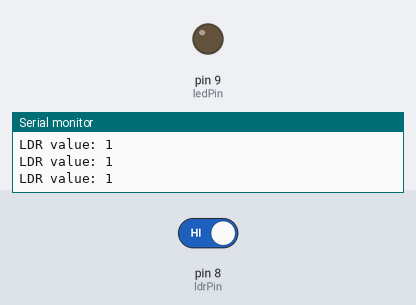
Bench run of a sketch on a simulated Arduino Uno, built with avr-gcc and run on an emulated ATmega328P. Parts: output pins drawn as LEDs (lit = HIGH), the last lines printed to the serial monitor. The test bench sets the inputs (shaded band); at power-on: pin 8 (ldrPin) HIGH.

Above: at 1.2 s.
1.3 s: pin 8 (ldrPin) driven LOW
At 2.2 s:
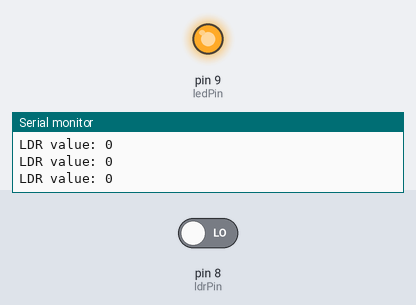
2.8 s: pin 8 (ldrPin) driven HIGH
At 3.4 s:
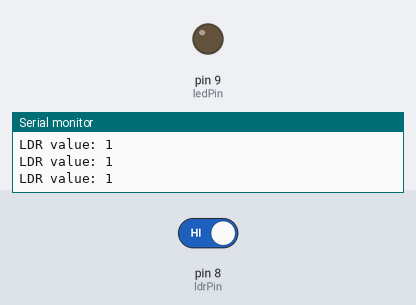
Timing chart, 0 to 5.8 s (numbered marks = the images above; inputs shaded):
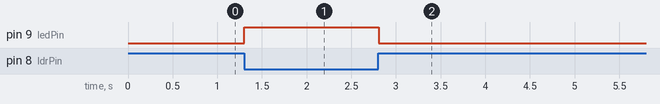

Measured:
- after the input at 1.3 s, pin 9 (ledPin): LOW → HIGH at once
- after the input at 2.8 s, pin 9 (ledPin): HIGH → LOW at once

The sketch:

11b._Automatic_LED_control.ino
```cpp
// Define the pin numbers for the LED and LDR sensor
const int ledPin = 9;
const int ldrPin = 8;

void setup() {
  // Start the serial communication at 9600 bits per second
  Serial.begin(9600);
  // Set the LDR pin as an input
  pinMode(ldrPin,INPUT);
  // Set the LED pin as an output pin
  pinMode(ledPin, OUTPUT);
}

void loop() {
  // Read the value of the LDR sensor
  int ldrValue = digitalRead(ldrPin);

  // Print the value to the serial monitor
  Serial.print("LDR value: ");
  Serial.println(ldrValue);

  // If the LDR value is LOW, turn the LED on
  if (ldrValue == LOW) {
    digitalWrite(ledPin, HIGH);
  } else {
    digitalWrite(ledPin, LOW);
  }

  // Wait for 100 milliseconds before reading again
  delay(100);
}
```
